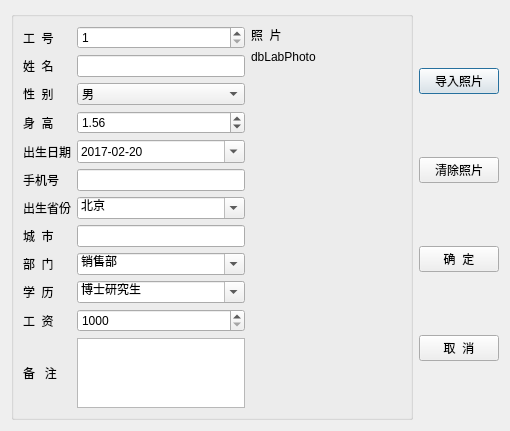
<?xml version="1.0" encoding="UTF-8"?>
<ui version="4.0">
 <class>DialogData</class>
 <widget class="QDialog" name="DialogData">
  <property name="geometry">
   <rect>
    <x>0</x>
    <y>0</y>
    <width>510</width>
    <height>368</height>
   </rect>
  </property>
  <property name="windowTitle">
   <string>Dialog</string>
  </property>
  <layout class="QHBoxLayout" name="horizontalLayout_2">
   <item>
    <widget class="QGroupBox" name="groupBox_2">
     <property name="title">
      <string/>
     </property>
     <layout class="QHBoxLayout" name="horizontalLayout">
      <item>
       <layout class="QGridLayout" name="gridLayout">
        <item row="0" column="0">
         <widget class="QLabel" name="label">
          <property name="text">
           <string>工  号</string>
          </property>
          <property name="buddy">
           <cstring>spinEmpNo</cstring>
          </property>
         </widget>
        </item>
        <item row="0" column="1">
         <widget class="QSpinBox" name="spinEmpNo">
          <property name="minimum">
           <number>1</number>
          </property>
          <property name="maximum">
           <number>10000</number>
          </property>
         </widget>
        </item>
        <item row="1" column="0">
         <widget class="QLabel" name="label_2">
          <property name="text">
           <string>姓  名</string>
          </property>
          <property name="buddy">
           <cstring>editName</cstring>
          </property>
         </widget>
        </item>
        <item row="1" column="1">
         <widget class="QLineEdit" name="editName"/>
        </item>
        <item row="2" column="0">
         <widget class="QLabel" name="label_3">
          <property name="text">
           <string>性  别</string>
          </property>
          <property name="buddy">
           <cstring>comboSex</cstring>
          </property>
         </widget>
        </item>
        <item row="2" column="1">
         <widget class="QComboBox" name="comboSex">
          <item>
           <property name="text">
            <string>男</string>
           </property>
          </item>
          <item>
           <property name="text">
            <string>女</string>
           </property>
          </item>
         </widget>
        </item>
        <item row="3" column="0">
         <widget class="QLabel" name="label_4">
          <property name="text">
           <string>身  高</string>
          </property>
          <property name="buddy">
           <cstring>spinHeight</cstring>
          </property>
         </widget>
        </item>
        <item row="3" column="1">
         <widget class="QDoubleSpinBox" name="spinHeight">
          <property name="suffix">
           <string/>
          </property>
          <property name="maximum">
           <double>3.000000000000000</double>
          </property>
          <property name="singleStep">
           <double>0.010000000000000</double>
          </property>
          <property name="value">
           <double>1.560000000000000</double>
          </property>
         </widget>
        </item>
        <item row="4" column="0">
         <widget class="QLabel" name="label_5">
          <property name="text">
           <string>出生日期</string>
          </property>
          <property name="buddy">
           <cstring>editBirth</cstring>
          </property>
         </widget>
        </item>
        <item row="4" column="1">
         <widget class="QDateEdit" name="editBirth">
          <property name="displayFormat">
           <string>yyyy-MM-dd</string>
          </property>
          <property name="calendarPopup">
           <bool>true</bool>
          </property>
          <property name="date">
           <date>
            <year>2017</year>
            <month>2</month>
            <day>20</day>
           </date>
          </property>
         </widget>
        </item>
        <item row="5" column="0">
         <widget class="QLabel" name="label_10">
          <property name="text">
           <string>手机号</string>
          </property>
          <property name="buddy">
           <cstring>editMobile</cstring>
          </property>
         </widget>
        </item>
        <item row="5" column="1">
         <widget class="QLineEdit" name="editMobile"/>
        </item>
        <item row="6" column="0">
         <widget class="QLabel" name="label_7">
          <property name="text">
           <string>出生省份</string>
          </property>
          <property name="buddy">
           <cstring>comboProvince</cstring>
          </property>
         </widget>
        </item>
        <item row="6" column="1">
         <widget class="QComboBox" name="comboProvince">
          <property name="editable">
           <bool>true</bool>
          </property>
          <property name="currentText">
           <string>北京</string>
          </property>
          <item>
           <property name="text">
            <string>北京</string>
           </property>
          </item>
          <item>
           <property name="text">
            <string>上海</string>
           </property>
          </item>
          <item>
           <property name="text">
            <string>天津</string>
           </property>
          </item>
          <item>
           <property name="text">
            <string>重庆</string>
           </property>
          </item>
          <item>
           <property name="text">
            <string>安徽</string>
           </property>
          </item>
          <item>
           <property name="text">
            <string>河北</string>
           </property>
          </item>
          <item>
           <property name="text">
            <string>河南</string>
           </property>
          </item>
          <item>
           <property name="text">
            <string>湖北</string>
           </property>
          </item>
          <item>
           <property name="text">
            <string>湖南</string>
           </property>
          </item>
          <item>
           <property name="text">
            <string>山西</string>
           </property>
          </item>
          <item>
           <property name="text">
            <string>山东</string>
           </property>
          </item>
          <item>
           <property name="text">
            <string>陕西</string>
           </property>
          </item>
          <item>
           <property name="text">
            <string>江苏</string>
           </property>
          </item>
          <item>
           <property name="text">
            <string>江西</string>
           </property>
          </item>
         </widget>
        </item>
        <item row="7" column="0">
         <widget class="QLabel" name="label_8">
          <property name="text">
           <string>城  市</string>
          </property>
          <property name="buddy">
           <cstring>editCity</cstring>
          </property>
         </widget>
        </item>
        <item row="7" column="1">
         <widget class="QLineEdit" name="editCity"/>
        </item>
        <item row="8" column="0">
         <widget class="QLabel" name="label_6">
          <property name="text">
           <string>部  门</string>
          </property>
          <property name="buddy">
           <cstring>comboDep</cstring>
          </property>
         </widget>
        </item>
        <item row="8" column="1">
         <widget class="QComboBox" name="comboDep">
          <property name="editable">
           <bool>true</bool>
          </property>
          <property name="currentText">
           <string>销售部</string>
          </property>
          <item>
           <property name="text">
            <string>销售部</string>
           </property>
          </item>
          <item>
           <property name="text">
            <string>技术部</string>
           </property>
          </item>
          <item>
           <property name="text">
            <string>生产部</string>
           </property>
          </item>
          <item>
           <property name="text">
            <string>行政部</string>
           </property>
          </item>
         </widget>
        </item>
        <item row="11" column="1">
         <widget class="QPlainTextEdit" name="editMemo">
          <property name="maximumSize">
           <size>
            <width>16777215</width>
            <height>16777215</height>
           </size>
          </property>
         </widget>
        </item>
        <item row="11" column="0">
         <widget class="QLabel" name="label_9">
          <property name="text">
           <string>备   注</string>
          </property>
          <property name="buddy">
           <cstring>editMemo</cstring>
          </property>
         </widget>
        </item>
        <item row="9" column="0">
         <widget class="QLabel" name="label_11">
          <property name="text">
           <string>学  历</string>
          </property>
          <property name="buddy">
           <cstring>comboEdu</cstring>
          </property>
         </widget>
        </item>
        <item row="10" column="1">
         <widget class="QSpinBox" name="spinSalary">
          <property name="prefix">
           <string/>
          </property>
          <property name="minimum">
           <number>1000</number>
          </property>
          <property name="maximum">
           <number>50000</number>
          </property>
          <property name="singleStep">
           <number>100</number>
          </property>
          <property name="value">
           <number>1000</number>
          </property>
         </widget>
        </item>
        <item row="10" column="0">
         <widget class="QLabel" name="label_12">
          <property name="text">
           <string>工  资</string>
          </property>
          <property name="buddy">
           <cstring>spinSalary</cstring>
          </property>
         </widget>
        </item>
        <item row="9" column="1">
         <widget class="QComboBox" name="comboEdu">
          <property name="editable">
           <bool>true</bool>
          </property>
          <property name="currentText">
           <string>博士研究生</string>
          </property>
          <item>
           <property name="text">
            <string>博士研究生</string>
           </property>
          </item>
          <item>
           <property name="text">
            <string>硕士研究生</string>
           </property>
          </item>
          <item>
           <property name="text">
            <string>大学本科</string>
           </property>
          </item>
          <item>
           <property name="text">
            <string>大学专科</string>
           </property>
          </item>
          <item>
           <property name="text">
            <string>高中</string>
           </property>
          </item>
          <item>
           <property name="text">
            <string>初中</string>
           </property>
          </item>
          <item>
           <property name="text">
            <string>小学</string>
           </property>
          </item>
         </widget>
        </item>
       </layout>
      </item>
      <item>
       <layout class="QVBoxLayout" name="verticalLayout">
        <item>
         <widget class="QLabel" name="label_13">
          <property name="text">
           <string>照  片</string>
          </property>
         </widget>
        </item>
        <item>
         <widget class="QLabel" name="LabPhoto">
          <property name="minimumSize">
           <size>
            <width>150</width>
            <height>0</height>
           </size>
          </property>
          <property name="maximumSize">
           <size>
            <width>350</width>
            <height>16777215</height>
           </size>
          </property>
          <property name="text">
           <string>dbLabPhoto</string>
          </property>
         </widget>
        </item>
        <item>
         <spacer name="verticalSpacer">
          <property name="orientation">
           <enum>Qt::Vertical</enum>
          </property>
          <property name="sizeHint" stdset="0">
           <size>
            <width>20</width>
            <height>40</height>
           </size>
          </property>
         </spacer>
        </item>
       </layout>
      </item>
     </layout>
    </widget>
   </item>
   <item>
    <layout class="QVBoxLayout" name="verticalLayout_2">
     <item>
      <widget class="QPushButton" name="btnSetPhoto">
       <property name="text">
        <string>导入照片</string>
       </property>
       <property name="icon">
        <iconset resource="res.qrc">
         <normaloff>:/images/images/00.JPG</normaloff>:/images/images/00.JPG</iconset>
       </property>
      </widget>
     </item>
     <item>
      <widget class="QPushButton" name="btnClearPhoto">
       <property name="text">
        <string>清除照片</string>
       </property>
       <property name="icon">
        <iconset resource="res.qrc">
         <normaloff>:/images/images/103.bmp</normaloff>:/images/images/103.bmp</iconset>
       </property>
      </widget>
     </item>
     <item>
      <widget class="QPushButton" name="btnOK">
       <property name="text">
        <string>确  定</string>
       </property>
       <property name="icon">
        <iconset resource="res.qrc">
         <normaloff>:/images/images/704.bmp</normaloff>:/images/images/704.bmp</iconset>
       </property>
      </widget>
     </item>
     <item>
      <widget class="QPushButton" name="btnClose">
       <property name="text">
        <string>取  消</string>
       </property>
       <property name="icon">
        <iconset resource="res.qrc">
         <normaloff>:/images/images/706.bmp</normaloff>:/images/images/706.bmp</iconset>
       </property>
      </widget>
     </item>
    </layout>
   </item>
  </layout>
 </widget>
 <resources>
  <include location="res.qrc"/>
 </resources>
 <connections>
  <connection>
   <sender>btnOK</sender>
   <signal>clicked()</signal>
   <receiver>DialogData</receiver>
   <slot>accept()</slot>
   <hints>
    <hint type="sourcelabel">
     <x>462</x>
     <y>221</y>
    </hint>
    <hint type="destinationlabel">
     <x>254</x>
     <y>183</y>
    </hint>
   </hints>
  </connection>
  <connection>
   <sender>btnClose</sender>
   <signal>clicked()</signal>
   <receiver>DialogData</receiver>
   <slot>reject()</slot>
   <hints>
    <hint type="sourcelabel">
     <x>462</x>
     <y>297</y>
    </hint>
    <hint type="destinationlabel">
     <x>254</x>
     <y>183</y>
    </hint>
   </hints>
  </connection>
 </connections>
</ui>
